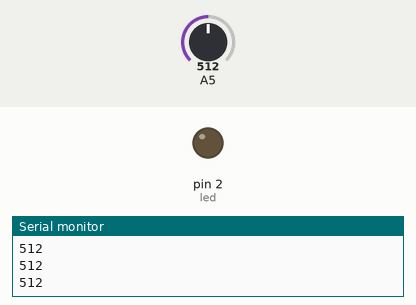
A sketch run on a simulated Arduino Uno, built with avr-gcc and run on an emulated ATmega328P. Shown: output pins drawn as LEDs (lit = HIGH), the last lines printed to the serial monitor. The test bench sets the inputs (shaded band); at power-on: A5 = 512.

Above: at 1.2 s.
1.3 s: A5 set to 216
2.8 s: A5 set to 184
At 4.0 s:
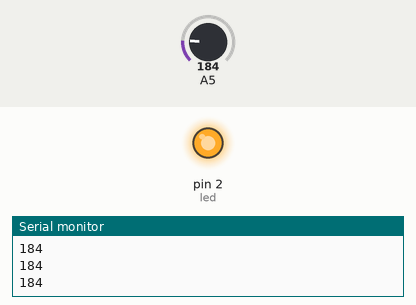
4.4 s: A5 set to 539
5.9 s: A5 set to 568
At 6.7 s:
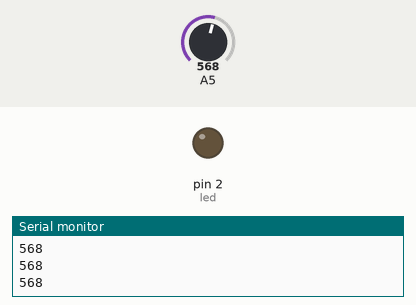
7.5 s: A5 set to 190
At 8.1 s:
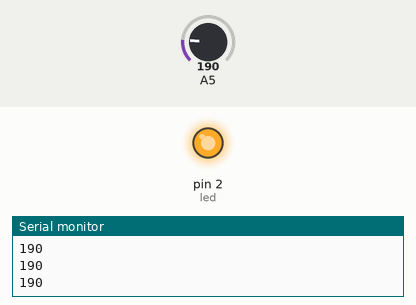
Timing chart, 0 to 10.1 s (numbered marks = the images above; inputs shaded):
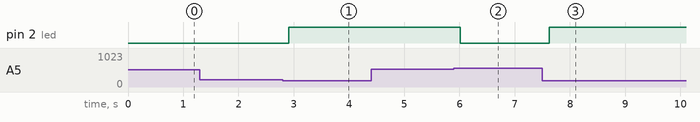

Measured:
- the behaviour switches between 200 and 199 on A5 (found by bisection; images 0 and 1)
- the behaviour switches between 550 and 551 on A5 (found by bisection; images 1 and 2)
- after the input at 2.8 s, pin 2 (led): LOW → HIGH after 0.11 s
- after the input at 5.9 s, pin 2 (led): HIGH → LOW after 0.12 s
- after the input at 7.5 s, pin 2 (led): LOW → HIGH after 0.12 s

The sketch:

LDRKullanimi.ino
```cpp
#define led 2
void setup() {

  pinMode(2, OUTPUT);
  Serial.begin(9600);
}

// the loop function runs over and over again forever
void loop() {
  int isik = analogRead(A5);
  Serial.println(isik);
  delay(100);
  if (isik>550)
    digitalWrite(led, LOW);
  if (isik<200)
    digitalWrite(led, HIGH);


}
```
